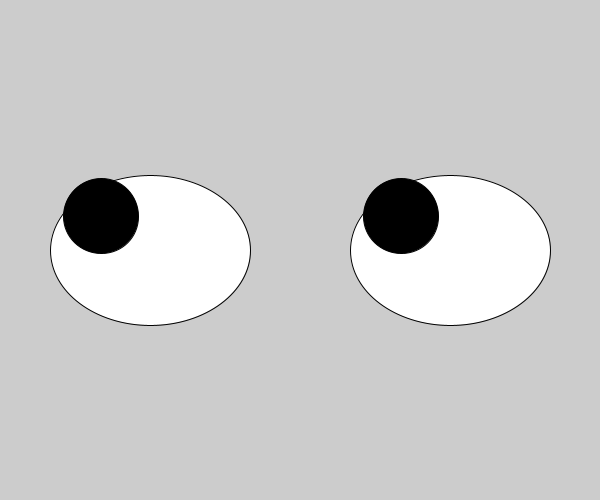
Frame 1 (no input)
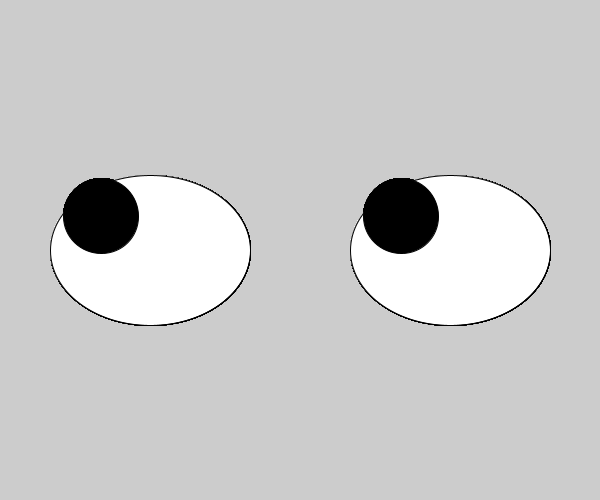
Frame 60 (the mouse pressed at the canvas centre just before this capture)
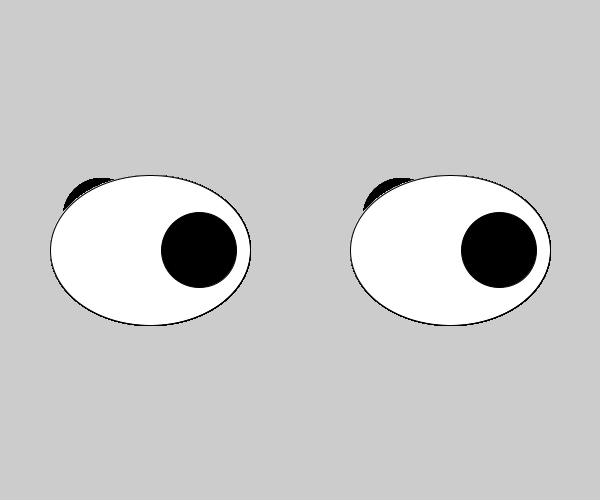
Frame 120 (the mouse held since frame 60 and released just before this capture)

The Processing sketch that drew these frames (run headless with seeded random() and noise(); from frame 60 on, the mouse is pressed at the canvas centre):

// Processing sketch: googly_eyes
// ── googly_eyes.pde
void setup(){
size(600,500);



}

void draw(){
if(mouseX <= 100){
  mouseX = 101;
  
}
if (mouseX >= 200){
  mouseX = 199;
}
  if(mouseY <=215){
    mouseY = 216;
  }
  if(mouseY >= 300){
    mouseY = 299;
  }
  fill(#FFFFFF);
  ellipse(150,250,200,150);
  ellipse(450,250,200,150);

fill(0);
  ellipse(mouseX ,mouseY,75,75);
  ellipse(mouseX + 300 ,mouseY ,75,75);

  
}
